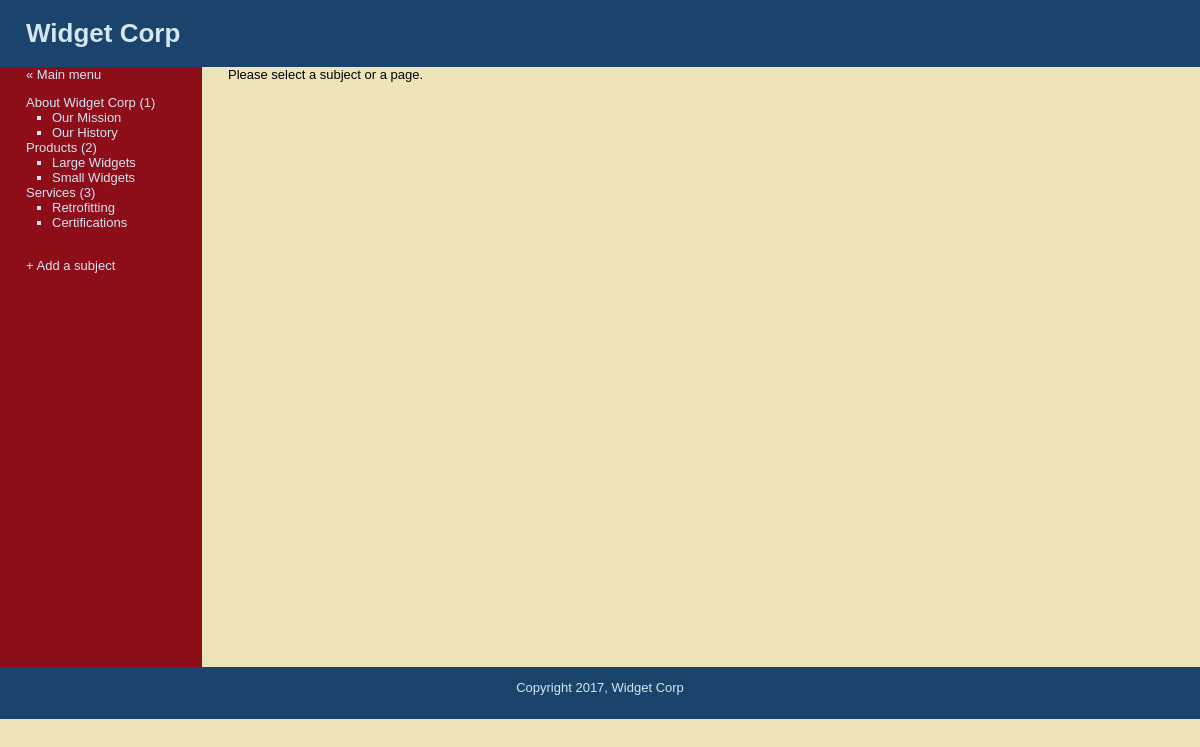
/manage_content.php, run on the app's committed database.
### tables this page shows
CREATE TABLE `subjects` (
  `id` int(11) NOT NULL AUTO_INCREMENT,
  `menu_name` varchar(30) NOT NULL,
  `position` int(3) NOT NULL,
  `visible` tinyint(1) NOT NULL,
  PRIMARY KEY (`id`)
);

CREATE TABLE `pages` (
  `id` int(11) NOT NULL AUTO_INCREMENT,
  `subject_id` int(11) NOT NULL,
  `menu_name` varchar(30) NOT NULL,
  `position` int(3) NOT NULL,
  `visible` tinyint(1) NOT NULL,
  `content` text,
  PRIMARY KEY (`id`),
  KEY `subject_id` (`subject_id`)
);

### includes/functions.php (called while the page is built, shortened)
<?php
function find_all_subjects(){
	global $connection;
	$query = "SELECT * ";
	$query.= "FROM subjects ";
	$query.= "WHERE visible = 1 ";
	$query.= "ORDER BY position ASC";
	$subject_set = mysqli_query($connection, $query);
	return $subject_set;
}
function find_pages_for_subject($subject_id){
	global $connection;
	$safe_subject_id = mysqli_real_escape_string($connection, $subject_id);
	$query = "SELECT * ";
	$query.= "FROM pages ";
	$query.= "WHERE visible = 1 ";
	$query.= "AND subject_id = {$safe_subject_id} ";
	$query.= "ORDER BY position ASC";
	$page_set = mysqli_query($connection, $query);
	return $page_set;
}
function find_selected_page (){
	if (isset($_GET["subject"])) {
		$current_subject = find_subject_by_id($_GET["subject"]);
		$current_page = null;
	} elseif (isset($_GET["page"])) {
		$current_subject = null;
		$current_page = find_page_by_id($_GET["page"]);
	} else {
		$current_subject = null;
		$current_page = null;
	}
}
?>

### public/manage_content.php (the view, shortened to what this page needs)
<?php require_once("../includes/db_connection.php"); ?>
<?php require_once("../includes/functions.php"); ?>
<?php include("../includes/layouts/header.php"); ?>
<div id="main">
	<div id="navigation">
		<a href="admin.php">&laquo; Main menu</a><br/>
		<ul class="subjects">
			<?php $subject_set=find_all_subjects();	?>
		<?php
			while($subject = mysqli_fetch_assoc($subject_set)){
		?>
			<?php
				echo "<li";
				if ($subject["id"]==$current_subject["id"]) {
					echo " class=\"selected\"";
				}
				echo ">" ;
			?>
				<a href="manage_content.php?subject=<?php echo urlencode($subject["id"]); ?> "><?php echo $subject["menu_name"]." (" . $subject["id"] . ")"; ?></a>
				<?php $page_set=find_pages_for_subject($subject["id"]); ?>
				<ul class="pages">
					<?php
					while($page = mysqli_fetch_assoc($page_set)){
					?>
			<?php
				echo "<li";
				if ($page["id"]==$current_page["id"]) {
					echo " class=\"selected\"";
				}
				echo ">" ;
			?>
					<a href="manage_content.php?page=<?php echo urlencode($page["id"]); ?>" ><?php echo $page["menu_name"]; ?></a>
					</li>
					<?php
							}
					?>
				</ul>
			</li>
		<?php
				}
		?>
		</ul>
		<br/>
		<a href="new_subject.php">+ Add a subject</a>
	</div>
	<div id="page">
		<?php if ($current_subject) {
			echo"<h2>Manage Subject</h2>";
			echo "Menu name: ".htmlentities($current_subject["menu_name"])."<br/>";
			echo "Position: ".$current_subject["position"]."<br/>";
			echo "Visible: ";
			echo $current_subject["visible"] == 1 ? "yes" : "no";
			echo "<br/>";
			echo "<a href='edit_subject.php?subject={$current_subject['id']}'>Edit Subject</a>";
			?> <div style="margin-top: 2em; border-top: 1px solid #000000;">
				<h3>Pages in this subject:</h3>
				<ul>
			<?php
				$subject_pages=find_pages_for_subject($current_subject["id"]);
				while($page = mysqli_fetch_assoc($subject_pages)){
					echo "<li>";
					$safe_page_id=urlencode($page["id"]);
					echo "<a href=\"manage_content.php?page={$safe_page_id}\">";
					echo htmlentities($page["menu_name"]);
					echo "</a>";
					echo "</li>";
				}
				?>
				</ul>
				<br />
				+ <a href="new_page.php?subject=<?php echo urlencode($current_subject["id"]); ?>">Add new page to this subject</a>
			</div>
			<?php
	}
			else {echo "Please select a subject or a page.";}
		?>
	</div>
</div>
<?php include("../includes/layouts/footer.php"); ?>

### includes/layouts/header.php (shortened to what this page needs)
<html>
	<head>
		<link href="stylesheets/public.css" media="all" rel="stylesheet" type="text/css" />
	</head>
	<body>
		<div id="header">
			<h1>Widget Corp</h1>

### includes/layouts/footer.php
	<div id="footer">Copyright <?php echo date("Y")?>, Widget Corp</div>
	</body>
</html>

### public/stylesheets/public.css (style rules this page uses)
html { height: 100%; width: 100%; }
body { width: 100%; height: 100%; margin: 0; padding: -; border: 0; font-family: Verdana, Arial, Helvetica, sans-serif; font-size: 13px; line-height: 15px; background: #EEE4B9; }
a { color: #8D0D19; }
#header { height: 70px; margin: 0; padding: 0; text-align: left; background: #1A446C; color: #D4E6F4; }
#header h1 { padding: 1em; margin: 0; }
#main { height: 600px; width: 100%; margin: 0; padding: 0; background: #EEE4B9; }
#footer { clear: both; height: 2em; margin: 0; padding: 1em; text-align: center; background: #1A446C; color: #D4E6F4; }
#navigation { float: left; width: 150px; height: 100%; margin: 0; padding: 0 2em; color: #D4E6F4; background: #8D0D19; }
#navigation a { color: #D4E6F4; text-decoration: none; }
ul.subjects { margin: 1em 0; padding-left: 0; list-style: none }
ul.pages { padding-left: 2em; list-style: square; font-weight: normal; }
#page { float: left; height: 100%; padding-left: 2em; vertical-align: top; background: #EEE4B9; color: #000000; }

### data on the page
subjects: menu_name "About Widget Corp", id "1"
pages: menu_name "Our Mission"
pages: menu_name "Our History"
subjects: menu_name "Products", id "2"
pages: menu_name "Large Widgets"
pages: menu_name "Small Widgets"
subjects: menu_name "Services", id "3"
pages: menu_name "Retrofitting"
pages: menu_name "Certifications"
